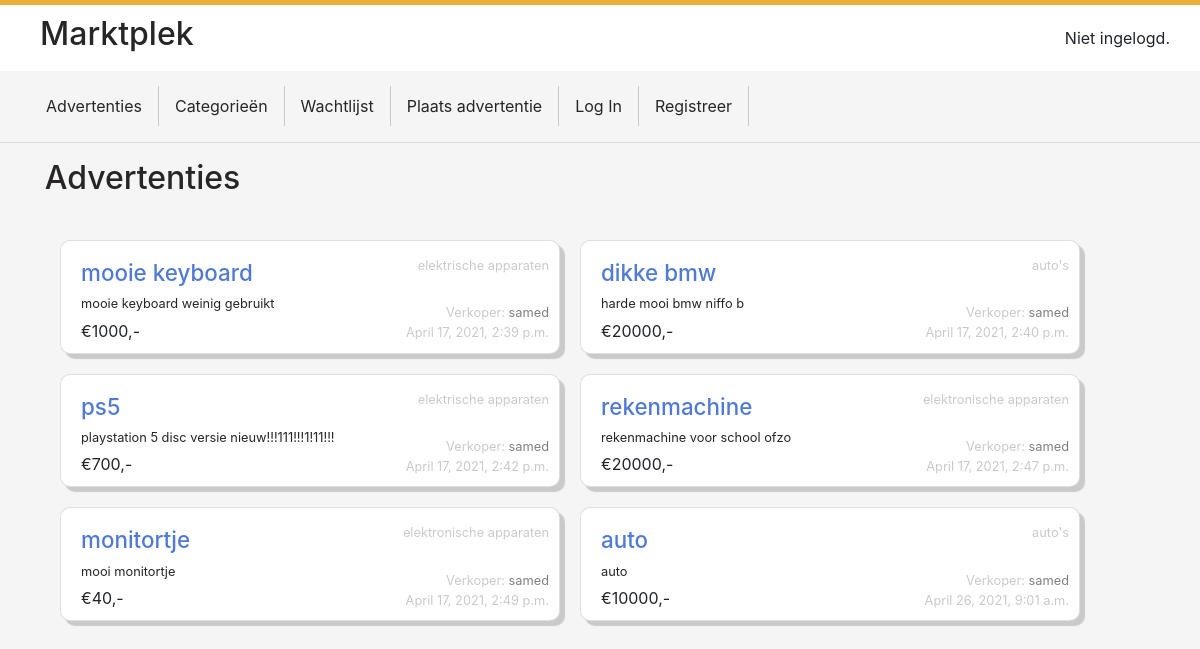
The page / on the database its author committed.
### auctions/models.py (models this page shows)
class Listing(models.Model):
    seller = models.CharField(max_length=64)
    title = models.CharField(max_length=64)
    description = models.TextField()
    starting_bid = models.IntegerField()
    category = models.CharField(max_length=64)
    image_link = models.CharField(max_length=200, default=None, blank=True, null=True)
    created_at = models.DateTimeField(auto_now_add=True)

### auctions/views.py (the view)
# urls.py: path("", views.index, name="index"),
def index(request):
    products = Listing.objects.all()
    empty = False
    if len(products) == 0:
        empty = True
    return render(request, "auctions/index.html", {
        "products": products,
        "empty": empty
    })

### auctions/templates/auctions/index.html (shortened to what this page needs)
{% extends "auctions/layout.html" %}
{% block body %}
    <h2>Advertenties</h2>
    {% if empty %}
        <h1>empty</h1>
    {% else %}
    <div class="container">
        {% for product in products%}
        <div class="card">
            <div class="card-info">
                <div id="title" >{{product.title}}</div>
                <div id="cat" >{{product.category}}</div>
                <div id="sel" >Verkoper: <span id="seller" >{{product.seller}}</span></div>
                <div id="desc" >{{product.description}}</div>
                <div id="bid" >€{{product.starting_bid}},-</div>
                <div id="date" >{{product.created_at}}</div>
            </div>
        </div>
        {% endfor %}
    </div>
    {% endif %}
{% endblock %}

### auctions/templates/auctions/layout.html (shortened to what this page needs)
{% load static %}
<!DOCTYPE html>
<html lang="en">
    <head>
        <link rel="stylesheet" href="https://stackpath.bootstrapcdn.com/bootstrap/4.4.1/css/bootstrap.min.css">
        <link href="{% static 'auctions/styles.css' %}" rel="stylesheet">
    </head>
    <body>
        <header>
            <div class="header">
                <h1>Marktplek</h1>
                <div>
                    {% if user.is_authenticated %}
                        Ingelogd als <strong>{{ user.username }}</strong>.
                    {% else %}
                        Niet ingelogd.
                    {% endif %}
                </div>
        </header>
        <ul class="nav">
            <li class="nav-item">
                <a class="nav-link" href="{% url 'index' %}">Advertenties</a>
            </li>
            <li class="nav-item">
                <a class="nav-link" href="{% url 'categories' %}">Categorieën</a>
            </li>
            <li class="nav-item">
                <a class="nav-link" href="{% url 'watchlist' %}">Wachtlijst</a>
            </li>
            <li class="nav-item">
                <a class="nav-link" href="{% url 'create' %}">Plaats advertentie</a>
            </li>
            {% if user.is_authenticated %}
                <li class="nav-item">
                    <a class="nav-link" href="{% url 'logout' %}">Log Uit</a>
                </li>
            {% else %}
                <li class="nav-item">
                    <a class="nav-link" href="{% url 'login' %}">Log In</a>
                </li>
                <li class="nav-item">
                    <a class="nav-link" href="{% url 'register' %}">Registreer</a>
                </li>
            {% endif %}
        </ul>
        <hr>
        {% block body %}
        {% endblock %}
    </body>
</html>

### auctions/static/auctions/styles.css (style rules this page uses)
:root { --lig: rgb(39, 37, 37); --ligh: rgb(201, 201, 201); --light: #cacaca; --lighter: #f5f5f5; --blue: rgb(80, 122, 214); --primary: rgb(236, 174, 58); }
body { padding: 0; margin: 0; background-color: var(--lighter); min-height: 100vh; padding-bottom: 100px; }
h2 { color: var(--lig); margin-left: 1.4em; margin-bottom: 1em; }
header::before { display: block; background-color: var(--primary); content: ''; height: 5px; width: 100%; }
header { background-color: white; width: 100%; }
header h1 { color: var(--lig); font-size: 2em; padding: 10px; }
.header { display: flex; align-items: center; justify-content: space-between; padding: 0px 30px; }
.nav { padding: 0px 30px; padding-top: 15px; }
.nav-item { border-right: 1px solid var(--ligh); }
.nav-link { color: var(--lig); }
.container { display: flex; width: 100%; margin: 0; flex-wrap: wrap; align-items: center; justify-content: center; }
.card { width: 500px; max-height: 220px; margin: 10px 10px; padding: 10px; display: flex; flex-direction: row; border-radius: 10px; box-shadow: 5px 5px 1px var(--light); }
.card-info { display: flex; flex-direction: column; justify-content: center; position: relative; width: 100%; }
.card-info div { margin-top: 5px; }
#title { font-size: 1.4rem; font-weight: 500; color: var(--blue); }
#desc { font-size: .8rem; color: var(--lig); }
#bid { color: --lig; }
#sel { position: absolute; right: 0; bottom: 20px; color: var(--light); font-size: .8rem; }
#seller { color: gray; }
#cat { position: absolute; right: 0; top: 0; color: var(--light); font-size: .8rem; }
#date { position: absolute; right: 0; bottom: 0; color: var(--light); font-size: .8rem; }

### rows shown on the page
Listing: title "mooie keyboard", category "elektrische apparaten", seller "samed", description "mooie keyboard weinig gebruikt", starting_bid "1000", created_at "April 17, 2021, 2:39 p.m."
Listing: title "dikke bmw", category "auto's", seller "samed", description "harde mooi bmw niffo b", starting_bid "20000", created_at "April 17, 2021, 2:40 p.m."
Listing: title "ps5", category "elektrische apparaten", seller "samed", description "playstation 5 disc versie nieuw!!!111!!!1!11!!!", starting_bid "700", created_at "April 17, 2021, 2:42 p.m."
Listing: title "rekenmachine", category "elektronische apparaten", seller "samed", description "rekenmachine voor school ofzo", starting_bid "20000", created_at "April 17, 2021, 2:47 p.m."
Listing: title "monitortje", category "elektronische apparaten", seller "samed", description "mooi monitortje", starting_bid "40", created_at "April 17, 2021, 2:49 p.m."
Listing: title "auto", category "auto's", seller "samed", description "auto", starting_bid "10000", created_at "April 26, 2021, 9:01 a.m."
